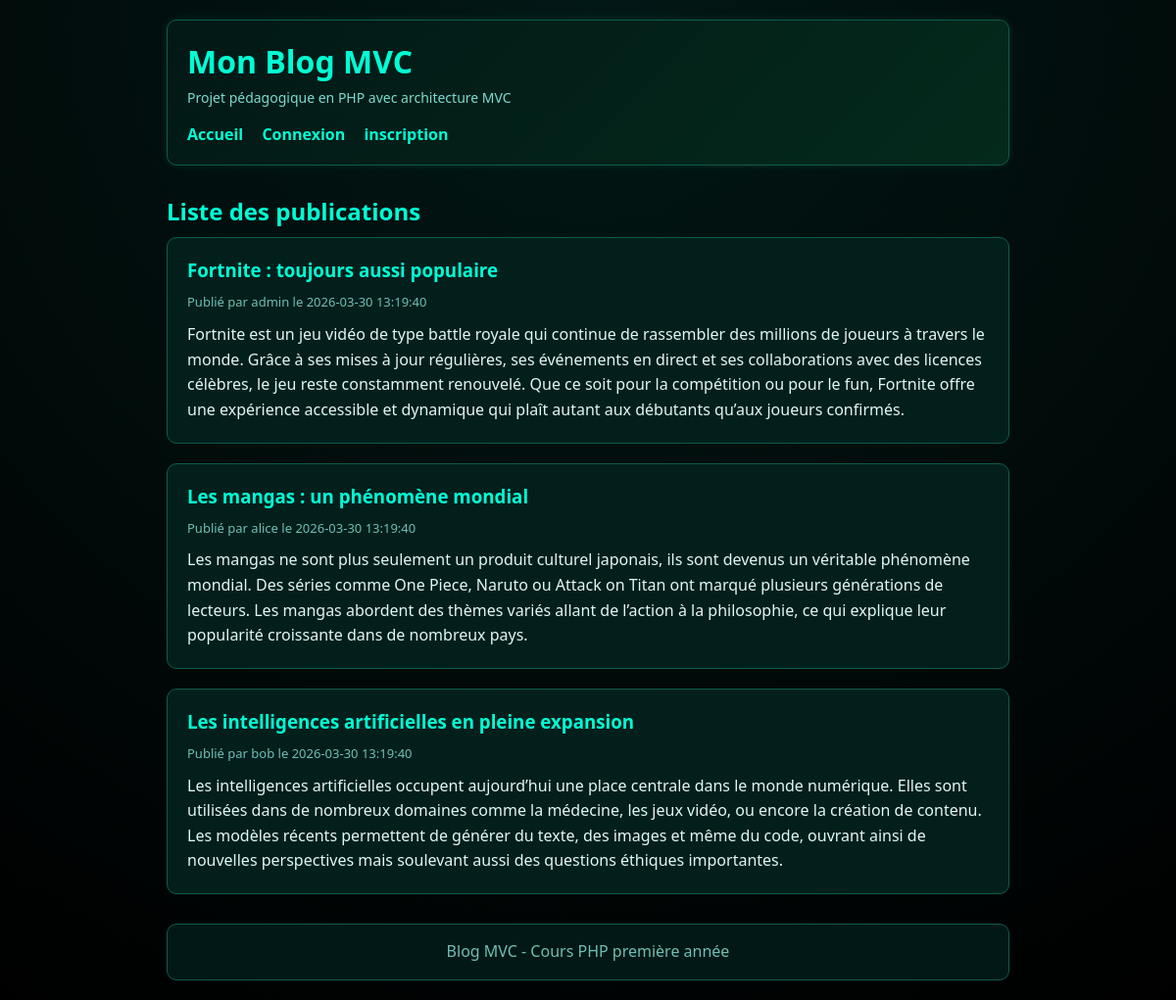
The page / on the database its author committed.
### tables this page shows
CREATE TABLE posts (
    id INT AUTO_INCREMENT PRIMARY KEY,

     
    user_id INT NOT NULL,

     
    title VARCHAR(150) NOT NULL,

     
    content TEXT NOT NULL,

     
    image_path VARCHAR(255) DEFAULT NULL,

     
    created_at DATETIME NOT NULL DEFAULT CURRENT_TIMESTAMP,
    updated_at DATETIME NOT NULL DEFAULT CURRENT_TIMESTAMP
    ON UPDATE CURRENT_TIMESTAMP,

     
    CONSTRAINT fk_posts_user
        FOREIGN KEY (user_id)
        REFERENCES users(id)
        ON DELETE CASCADE
        ON UPDATE CASCADE
);

CREATE TABLE users (
    id INT AUTO_INCREMENT PRIMARY KEY,

     
    username VARCHAR(50) NOT NULL UNIQUE,

     
    email VARCHAR(100) NOT NULL UNIQUE,

     
    password VARCHAR(255) NOT NULL,

     
    role ENUM('user', 'admin') NOT NULL DEFAULT 'user',

     
    created_at DATETIME NOT NULL DEFAULT CURRENT_TIMESTAMP
);

### controllers/postControllers.php (called while the page is built, shortened)
<?php
require_once 'config/database.php';
require_once 'models/postModels.php';
$posts = getAllPosts($pdo);
require_once 'view/posts/post.php';
?>

### index.php (called while the page is built, shortened)
<?php
require_once 'controllers/postControllers.php';
?>

### models/postModels.php (called while the page is built, shortened)
<?php
function getAllPosts($pdo)
{
    $sql = "
        SELECT
            posts.id,
            posts.title,
            posts.content,
            posts.image_path,
            posts.created_at,
            users.username
        FROM posts
        INNER JOIN users ON posts.user_id = users.id
        ORDER BY posts.created_at DESC
    ";
    $statement = $pdo->query($sql);
    $posts = $statement->fetchAll(PDO::FETCH_ASSOC);
    return $posts;
}
?>

### view/posts/post.php (the view, shortened to what this page needs)
<?php
require_once 'view/partial/header.php';
?>
<main>
    <h2>Liste des publications</h2>
    <?php
    if (count($posts) > 0) {
        foreach ($posts as $post) {
            ?>
            <article>
                <h3><?php echo htmlspecialchars($post['title']); ?></h3>
                <p class="meta">
                    Publié par <?php echo htmlspecialchars($post['username']); ?>
                    le <?php echo htmlspecialchars($post['created_at']); ?>
                </p>
                <p>
                    <?php echo nl2br(htmlspecialchars($post['content'])); ?>
                </p>
            </article>
            <?php
        }
    } else {
        ?>
        <div class="empty-message">
            <p>Aucune publication n'est disponible pour le moment.</p>
        </div>
        <?php
    }
    ?>
</main>
<?php
require_once 'view/partial/footer.php';
?>

### view/partial/header.php (shortened to what this page needs)
<!DOCTYPE html>
<html lang="fr">
<head>
    <link rel="stylesheet" href="assets/css/style.css">
</head>
<body>
<header>
    <h1>Mon Blog MVC</h1>
    <p>Projet pédagogique en PHP avec architecture MVC</p>
    <nav>
        <a href="index.php">Accueil</a>
        <?php
        if (isset($_SESSION['user'])) {
            ?>
            <a href="index.php?action=showCreate">Créer un post</a>
            <a href="index.php?action=logout">Se déconnecter</a>
            <?php
        } else {
            ?>
            <a href="index.php?action=showLogin">Connexion</a>
            <a href="index.php?action=showRegister">inscription</a>
            <?php
        }
        ?>
    </nav>
</header>

### view/partial/footer.php (shortened to what this page needs)
<footer>
    <p>Blog MVC - Cours PHP première année</p>
</footer>
</body>
</html>

### assets/css/style.css (style rules this page uses)
* { margin: 0; padding: 0; box-sizing: border-box; }
body { font-family: 'Segoe UI', Tahoma, sans-serif; background: radial-gradient(circle at top, #021816, #000000); color: #e0f7f5; max-width: 900px; margin: 0 auto; padding: 20px; }
header { background: linear-gradient(135deg, #021816, #042a1b); border: 1px solid #0f5c4d; padding: 20px; margin-bottom: 30px; border-radius: 10px; box-shadow: 0 0 10px rgba(0, 255, 200, 0.1); }
header h1 { color: #00ffd5; margin-bottom: 5px; }
header p { color: #7adbd0; font-size: 14px; }
nav { margin-top: 15px; }
nav a { display: inline-block; margin-right: 15px; text-decoration: none; color: #00ffd5; font-weight: bold; transition: 0.2s; }
main { margin-bottom: 30px; }
article { background: #031f1c; border: 1px solid #0f5c4d; border-radius: 10px; padding: 20px; margin-bottom: 20px; transition: 0.2s; }
h2, h3 { color: #00ffd5; margin-bottom: 10px; }
.meta { color: #6fbfb5; font-size: 13px; margin-bottom: 10px; }
p { line-height: 1.6; }
footer { background: #021816; border: 1px solid #0f5c4d; padding: 15px; text-align: center; border-radius: 10px; color: #6fbfb5; }

### rows shown on the page
posts: title "Fortnite : toujours aussi populaire", user.username "admin", created_at "2026-03-30 13:19:40", content "Fortnite est un jeu vidéo de type battle royale qui continue de rassembler des millions de joueurs à travers le monde. Grâce à ses mises à jour régulières, ses événements en direct et ses collaborations avec des licences célèbres, le jeu reste constamment renouvelé. Que ce soit pour la compétition ou pour le fun, Fortnite offre une expérience accessible et dynamique qui plaît autant aux débutants qu’aux joueurs confirmés."
posts: title "Les mangas : un phénomène mondial", user.username "alice", created_at "2026-03-30 13:19:40", content "Les mangas ne sont plus seulement un produit culturel japonais, ils sont devenus un véritable phénomène mondial. Des séries comme One Piece, Naruto ou Attack on Titan ont marqué plusieurs générations de lecteurs. Les mangas abordent des thèmes variés allant de l’action à la philosophie, ce qui explique leur popularité croissante dans de nombreux pays."
posts: title "Les intelligences artificielles en pleine expansion", user.username "bob", created_at "2026-03-30 13:19:40", content "Les intelligences artificielles occupent aujourd’hui une place centrale dans le monde numérique. Elles sont utilisées dans de nombreux domaines comme la médecine, les jeux vidéo, ou encore la création de contenu. Les modèles récents permettent de générer du texte, des images et même du code, ouvrant ainsi de nouvelles perspectives mais soulevant aussi des questions éthiques importantes."
